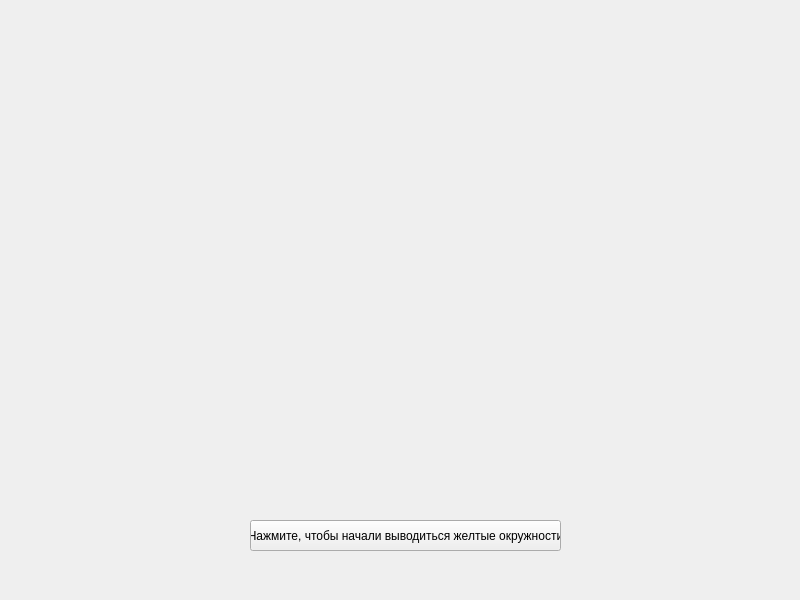
<?xml version="1.0" encoding="UTF-8"?>
<ui version="4.0">
 <class>mainWindow</class>
 <widget class="QMainWindow" name="mainWindow">
  <property name="geometry">
   <rect>
    <x>0</x>
    <y>0</y>
    <width>800</width>
    <height>600</height>
   </rect>
  </property>
  <property name="windowTitle">
   <string>Git и желтые окружности</string>
  </property>
  <widget class="QWidget" name="centralwidget">
   <widget class="QPushButton" name="pushButton">
    <property name="geometry">
     <rect>
      <x>250</x>
      <y>520</y>
      <width>311</width>
      <height>31</height>
     </rect>
    </property>
    <property name="text">
     <string>Нажмите, чтобы начали выводиться желтые окружности</string>
    </property>
   </widget>
  </widget>
 </widget>
 <resources/>
 <connections/>
</ui>
